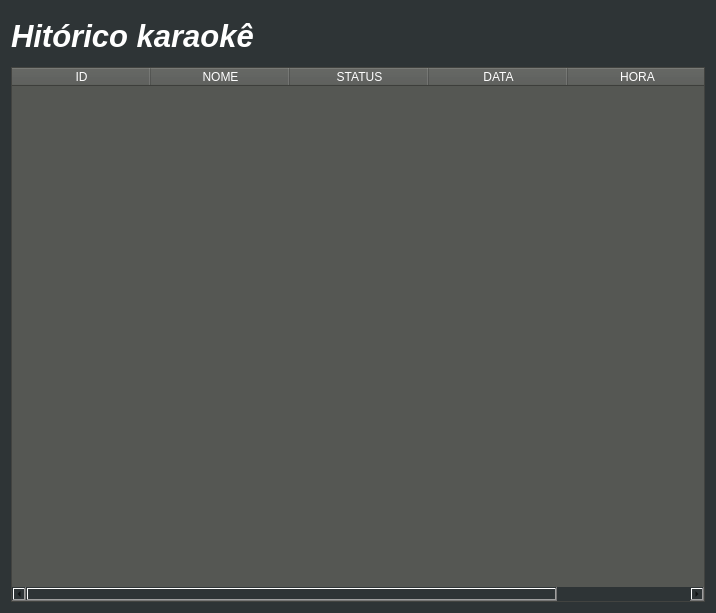
<?xml version="1.0" encoding="UTF-8"?>
<ui version="4.0">
 <class>Form</class>
 <widget class="QWidget" name="Form">
  <property name="geometry">
   <rect>
    <x>0</x>
    <y>0</y>
    <width>716</width>
    <height>613</height>
   </rect>
  </property>
  <property name="focusPolicy">
   <enum>Qt::NoFocus</enum>
  </property>
  <property name="windowTitle">
   <string>Historico Karaoke</string>
  </property>
  <property name="styleSheet">
   <string notr="true">background-color: rgb(46, 52, 54);</string>
  </property>
  <layout class="QVBoxLayout" name="verticalLayout">
   <item>
    <widget class="QLabel" name="label">
     <property name="minimumSize">
      <size>
       <width>0</width>
       <height>50</height>
      </size>
     </property>
     <property name="font">
      <font>
       <pointsize>23</pointsize>
       <weight>75</weight>
       <italic>true</italic>
       <bold>true</bold>
      </font>
     </property>
     <property name="layoutDirection">
      <enum>Qt::RightToLeft</enum>
     </property>
     <property name="autoFillBackground">
      <bool>false</bool>
     </property>
     <property name="styleSheet">
      <string notr="true">color: rgb(255, 255, 255);</string>
     </property>
     <property name="text">
      <string>Hitórico karaokê</string>
     </property>
    </widget>
   </item>
   <item>
    <widget class="QTableWidget" name="tableWidget">
     <property name="styleSheet">
      <string notr="true">color: rgb(255, 255, 255);
background-color: rgb(85, 87, 83);</string>
     </property>
     <attribute name="horizontalHeaderDefaultSectionSize">
      <number>139</number>
     </attribute>
     <attribute name="verticalHeaderMinimumSectionSize">
      <number>25</number>
     </attribute>
     <attribute name="verticalHeaderDefaultSectionSize">
      <number>32</number>
     </attribute>
     <column>
      <property name="text">
       <string>ID</string>
      </property>
     </column>
     <column>
      <property name="text">
       <string>NOME</string>
      </property>
     </column>
     <column>
      <property name="text">
       <string>STATUS</string>
      </property>
     </column>
     <column>
      <property name="text">
       <string>DATA</string>
      </property>
     </column>
     <column>
      <property name="text">
       <string>HORA</string>
      </property>
     </column>
    </widget>
   </item>
  </layout>
 </widget>
 <resources/>
 <connections/>
</ui>
